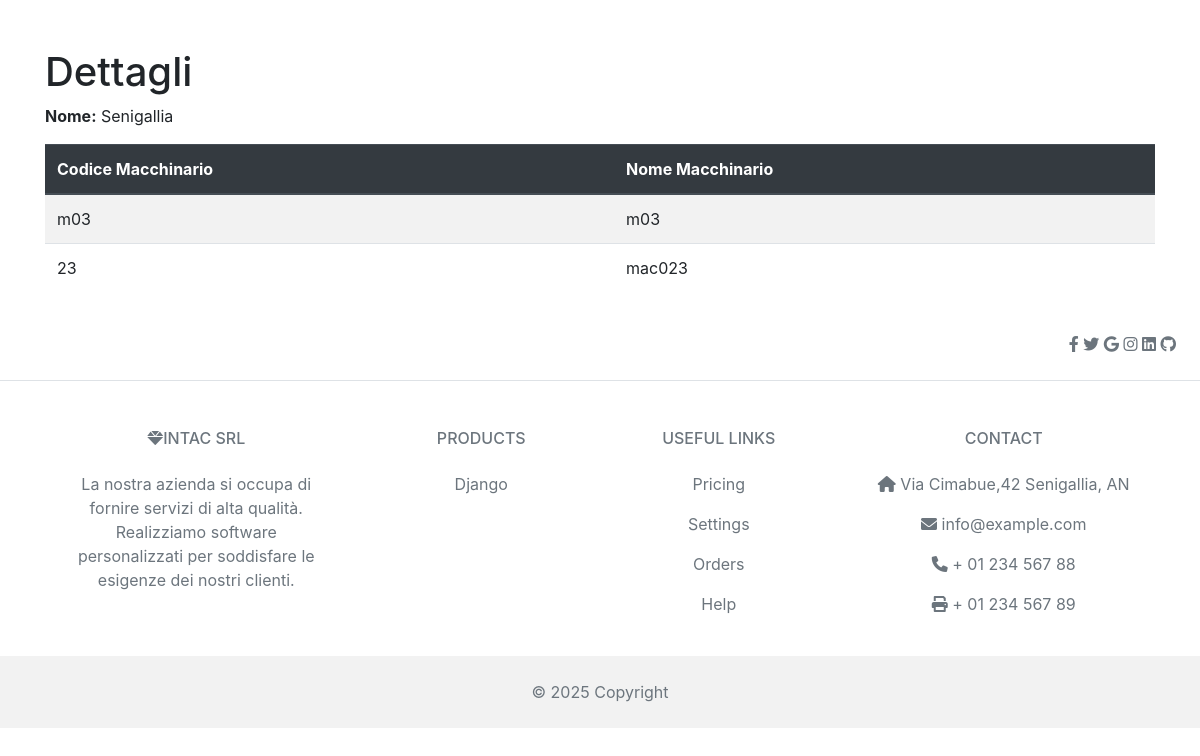
Page /stabilimento/Senigallia/ on the earlier database version.
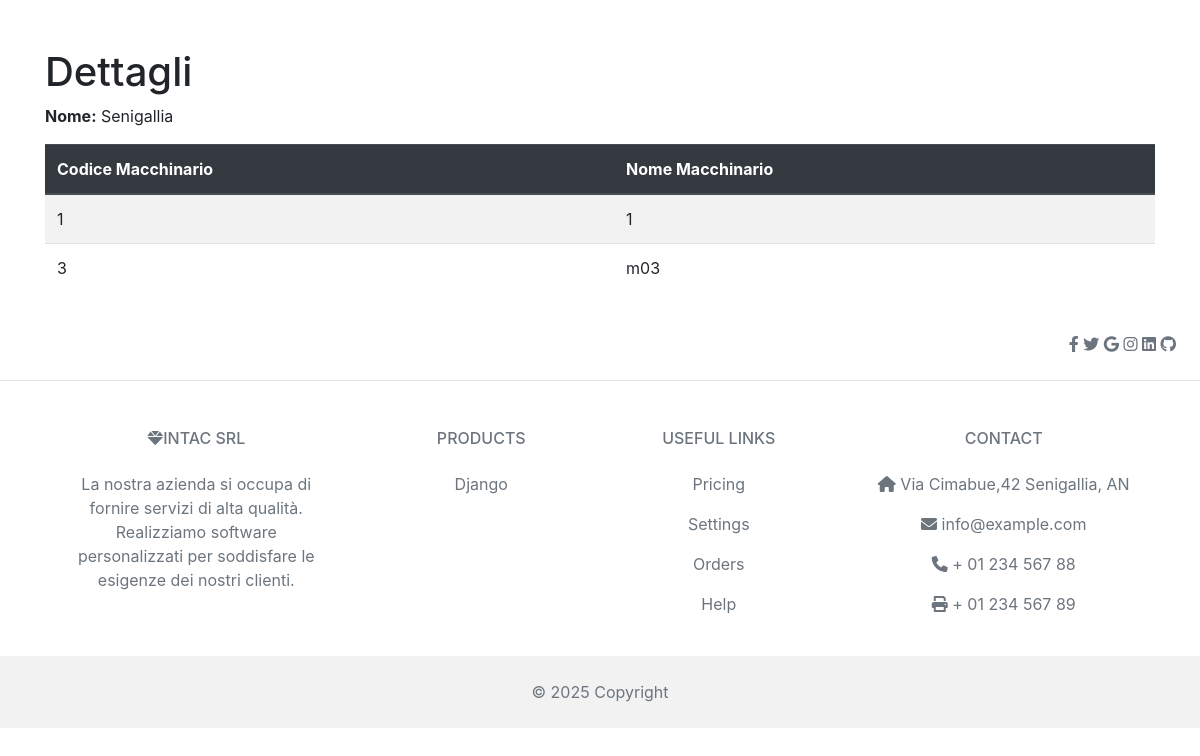
Same page on the later database version.
### gestione/models.py (models this page shows, shortened)
class Macchinario(models.Model):
    codiceMacchinario = models.CharField(max_length=100,primary_key=True)
    nome = models.CharField(max_length=100)
    descrizione = models.TextField()
    stabilimento = models.ForeignKey(Stabilimento,related_name='macchinario',on_delete=models.CASCADE)
    modello = models.CharField(max_length=24)

### gestione/views.py (the view)
# urls.py: path('stabilimento/<str:nome>/',filtra_stab, name='filtra_stab'),
def filtra_stab(request, nome):
    if nome:
        stab = Stabilimento.objects.filter(nome__icontains=nome).first()
        if stab:
            macchinari = stab.macchinario.all()  # Related name è 'macchinario'
        else:
            macchinari = []
    return render(request, 'gestione/filtra_stab.html', {'stab': stab, 'macchinari': macchinari})

### gestione/templates/gestione/filtra_stab.html (shortened to what this page needs)
{% extends 'gestione/base.html' %}
{% block content %}
<div class="container mt-5">
    <h1>Dettagli</h1>
    <p><strong>Nome:</strong> {{ stab.nome }}</p>
    <table id="tabella_macchinari" class="table table-striped table-hover">
        <thead class="thead-dark">
            <tr>
                <th>Codice Macchinario</th>
                <th>Nome Macchinario</th>
            </tr>
        </thead>
        <tbody>
            {% for mac in macchinari %}
            <tr>
                <td>{{ mac.codiceMacchinario }}</td>
                <td>{{ mac.nome }}</td>
            </tr>
            {% empty %}
            <tr>
                <td colspan="2" class="text-center">Nessun macchinario trovato</td>
            </tr>
            {% endfor %}
        </tbody>
    </table>
</div>
{% endblock %}

Differences in the rows shown:
removed Macchinario: codiceMacchinario "m03", nome "m03"
no longer on this page (row edited): Macchinario: codiceMacchinario "23", nome "mac023"
added Macchinario: codiceMacchinario "1", nome "1"
added Macchinario: codiceMacchinario "3", nome "m03"
